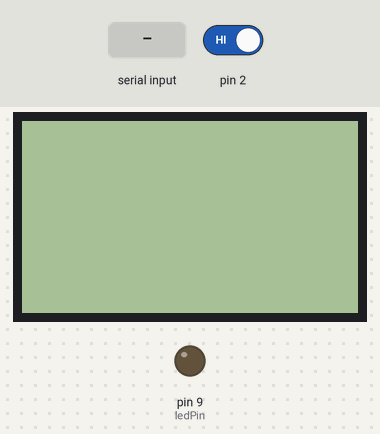
A sketch run on a simulated Arduino Uno, built with avr-gcc and run on an emulated ATmega328P. Shown: 84×48 one-colour display, output pins drawn as LEDs (lit = HIGH). Inputs (shaded band) come from the test bench; at power-on: pin 2 HIGH. The display library's start-up logo is not drawn; what the sketch prints to the serial monitor is not drawn.

Above: at 1.2 s.
1.3 s: "1\n" received over Serial
At 1.7 s:
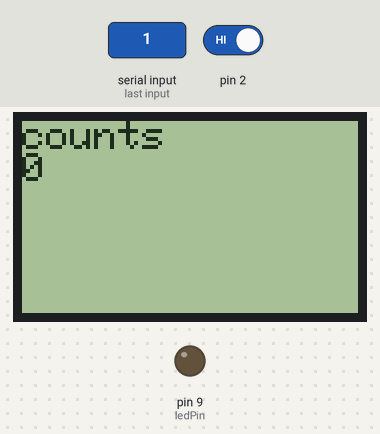
2.8 s: pin 2 driven LOW
At 15.9 s:
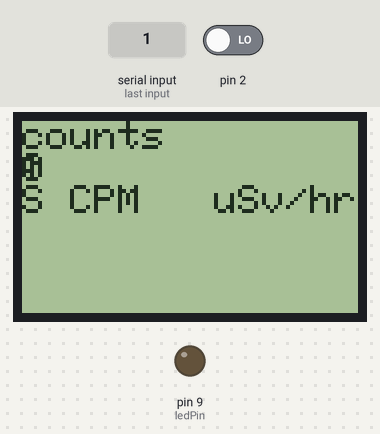
Timing chart, 0 to 16.5 s (numbered marks = the images above; inputs shaded):
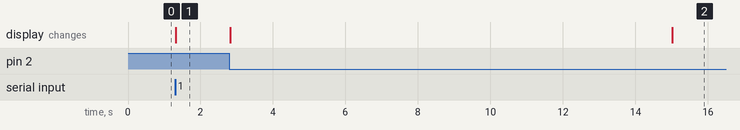

Measured:
- after the input at 1.3 s, the display: changes at once (image 1)
- after the input at 2.8 s, the display: first changes at once (image 2 shows a later state)

The sketch:

Gm_counter.ino
```cpp
#include <SPI.h>
#include <Adafruit_PCD8544.h>
#include <Adafruit_GFX.h>
Adafruit_PCD8544 display = Adafruit_PCD8544(7, 6, 5, 4, 3);

#define integratingTime 15000
#define oneMinute 60000

unsigned long counts = 0;     //variable for GM Tube events
unsigned long events = 0;
unsigned long cpm = 0;        //variable for CPM
unsigned int multiplier;  //variable for calculation CPM in this sketch
unsigned long previousMillis;  //variable for time measurement
double avgCounts = 0;
double avgCPM = 0;
double avgUSV = 0;
double sumCPM = 0;
double sumUSV = 0;
double uSv = 0;
double dose = 0;

const int ledPin =  9;

void tube_impulse() //subprocedure for capturing events from GM board
{
  counts++;
  events++;
}


void setup() {
  display.begin();
  display.setContrast(60);
  display.display();
  display.clearDisplay();

  counts = 0;
  cpm = 0;
  multiplier = oneMinute / integratingTime;      //calculating multiplier, depend on your log period
  Serial.begin(9600);
  attachInterrupt(digitalPinToInterrupt(2), tube_impulse, FALLING); //define external interrupts
  pinMode(ledPin, OUTPUT);
  Serial.println("GM Tube - Send 's' to start...");


}

void loop() {


 if (Serial.available() > 0) {
      /* display.setTextSize(1);//row 5
       display.setTextColor(BLACK);
       display.setCursor(0, 32);
       display.println("counts");//counts
       display.println(events);// events
       display.display();
       //display.clearDisplay();*/

   char cin = Serial.read();
    if(cin = 's'){
     while(Serial.read() != 'N') {
      display.setTextSize(1);//row 5
       display.setTextColor(BLACK);
       display.setCursor(0, 0);
       display.println("counts");//counts
       display.println(events);// events
       display.display();
       //display.clearDisplay();

       unsigned long currentMillis = millis();

                if(currentMillis - previousMillis > integratingTime){

                  avgCounts++;
                  previousMillis = currentMillis;
                  cpm = counts * multiplier; //cpm * 60/15 = cpm * 4

                  uSv =( cpm  / 151.0);


                  sumCPM = (double)cpm + sumCPM;
                  sumUSV = uSv + sumUSV;

                  avgCPM = sumCPM / avgCounts;
                  avgUSV = sumUSV / avgCounts;

                 Serial.print((currentMillis)/1000);
                 Serial.print("\t");
                 Serial.print(cpm);
                 Serial.print("\t");
                 Serial.print(avgCPM);
                 Serial.print("\n");

                  display.setTextSize(1);//row 5
                  display.setTextColor(BLACK);
                  display.setCursor(0, 16);
                  display.println("S CPM   uSv/hr");
                  display.display();
                  //display.clearDisplay()  ;

                  /*display.setCursor(0, 1);
                  display.setTextSize(1);
                  display.setTextColor(BLACK);
                  display.println("N ");
                  display.println(cpm);
                  display.println("  ");
                  display.println(uSv,4);
                  display.display();

                  display.setCursor(0,2);
                  display.println("A ");
                  display.println(avgCPM ,1);
                  display.println(" ");
                  display.println(avgUSV,4);*/


                  counts = 0 ;


                }
            }
            }


 }
}
```
